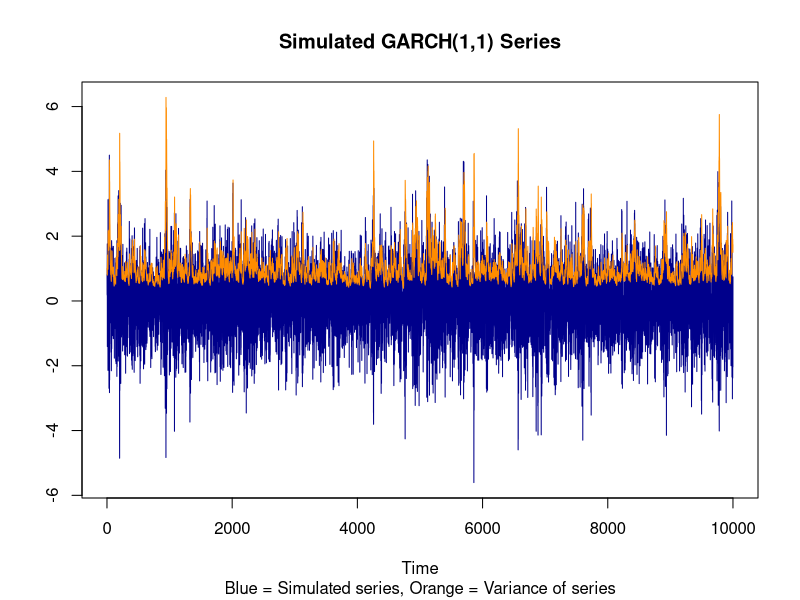
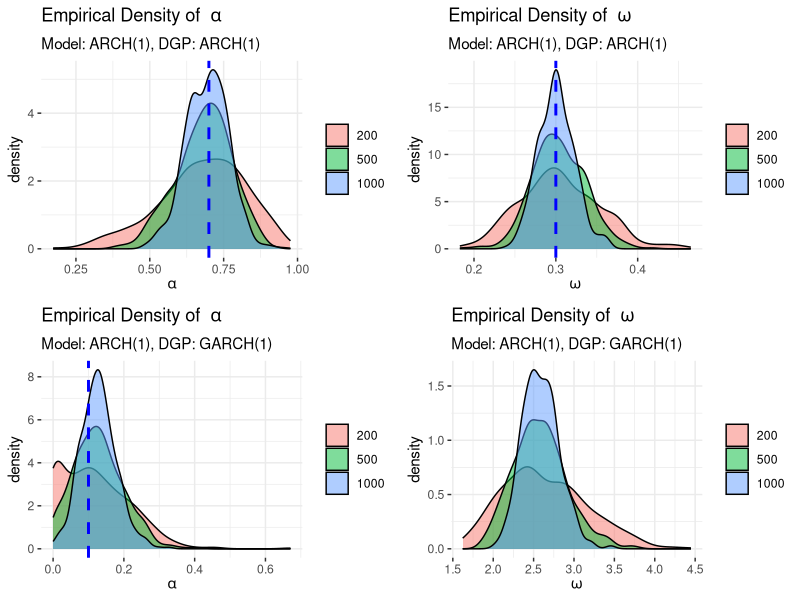

R code for these plots, in order:
## ---- chunk 1
knitr::opts_chunk$set(fig.path='{{ site.baseurl }}/assets/img/garch-process-')
knitr::opts_chunk$set(echo = TRUE)
## ---- chunk 2
SimGARCH <- function(T = 100, parms = list(omega = 0.05, alpha = 0.1, beta = 0.85), do.plot = TRUE){

  Out <- list()
  
  Out[['Parms']] = c('omega' = parms$omega, 'alpha' = parms$alpha, 'beta' = parms$beta, 'T' = T)
  
  # Initializing vectors of simulated returns and variances
  y = sigma2 = numeric(T)
  
  # Setting parameters
  omega = parms[[1]]; alpha = parms[[2]]; beta = parms[[3]]
  
  # Setting initial variance (t=1) to the unconditional value of the process
  sigma2[1]        = omega / (1.0 - alpha - beta)
  
  # Creating standard normal distributed error term of lengt T
  Out[['epsilon']] = epsilon = rnorm(T, mean = 0, sd = 1)
  
  # Generating initial y observation
  y[1]             = epsilon[1] * sqrt(sigma2[1])

  # Now we loop over the T obsevations, in this loop we start from t=2, since we have already defined the t=1 values
  for (t in 2:(T)) {
    sigma2[t] =  omega + alpha * y[t-1]^2 + beta * sigma2[t-1]
    y[t]      =  sqrt(sigma2[t]) * epsilon[t]
  }
  
  # Saving the generated series in the output list
   Out[['Series']] = y
   Out[['Variance']] = sigma2
  
  # The below code, plots the generated series.
  if (do.plot == TRUE) {
    plot(y = y, x = 1:(T), type = "l", col = "darkblue", lwd = 1,
         main = 'Simulated GARCH(1,1) Series',
         ylab = '',
         xlab = 'Time',
         sub  = 'Blue = Simulated series, Orange = Variance of series',
         ylim = c(min(y), max(sigma2)))
    lines(x = 1:(T), y = sigma2, type = "l", col = "darkorange", lwd = 1)
    
  }
  
 invisible(Out)
}

## ---- chunk 3
# First we specify our parameters
T     = 10000
omega = 0.05
alpha = 0.1
beta  = 0.85

# and then we run the function
SimGARCH(T = T, parms = list(omega = omega, alpha = alpha, beta = beta), do.plot = TRUE)
## ---- chunk 4
NLLK_ARCH <- function(param, X){
  
  # Number of observations
  T = length(X)
  
  # w = omega, a = alpha
  w = param[1]
  a = param[2]
  
  s2 = numeric(T)
  
  # set initital (t = 1) variance to it's unconditional value 
  s2[1] = w / (1 - a)
  
  
  s2[2:T] = w + a * X[1:(T-1)]^2
  LLK = sum(dnorm(x = X, mean = 0, sd = sqrt(s2), log = TRUE))
  
  
  
  # note that we return the negative log-likelihood
  return(-LLK)

  }

## ---- chunk 5
NLLK_ARCH(c(0.1, 0.2), X = rnorm(100))
## ---- chunk 6
fit_ARCH <- function(data){
  method = "L-BFGS-B"
  # set initial values of alpha and omega
  a_init = 0.8
  w_init = var(data) / (1.0 - a_init)
  
  fit <- optim(par = c(w_init, a_init), fn = NLLK_ARCH, method = method, 
               lower = c(0.00001, 0.0001), upper = c(10.0, 0.999), 
               X = data)
  
  ## Compute Average BIC
  T   = length(data)
  LLK = fit[[2]]
  
  BIC = (-2 * LLK + log(T) * length(fit$par)) / T
  
  
  
  out = list('omega' = fit[[1]][1], 'alpha' = fit[[1]][2], 'LogLikeliHood' = fit[[2]], 'BIC' = BIC)
  
  return(out)
}

## ---- chunk 7
B = 500
T = c(200, 500, 1000)

# We will put all our results in an array
Coef = array(NA, dim = c(B, length(T), 2, 2),
              dimnames = list(NULL, T, c("omega", "alpha"), c("Correct", "Misspecified")))

# Correctly Specyfied Model
for (t in T) {
  for (b in 1:B) {
    
    # Simulate ARCH Process 
    Sim = SimGARCH(T = t, parms = list(omega = 0.3 , alpha = 0.7, beta = 0), do.plot = FALSE)
    # Estimate ARCH Model
    Fit = fit_ARCH(Sim[['Series']])
    # Collect coefficients in the array
    Coef[b, paste(t), ,"Correct"] = c(Fit$omega, Fit$alpha)
    
  }
}

for (t in T) {
  for (b in 1:B) {
    
    # Simulate GARCH process (Misspecified)
    Sim = SimGARCH(T = t, parms = list(omega = 0.3, alpha = 0.1, beta = 0.8), do.plot = FALSE)
    # Estimate ARCH Model
    Fit = fit_ARCH(Sim[['Series']])
    # Collect coefficients in the array
    Coef[b, paste(t), ,"Misspecified"] = c(Fit$omega, Fit$alpha)
    
  }
}


# plotting the density
library(tidyverse)
library(ggplot2)
library(gridExtra)


# plotting omega density from the correctly specified model
long <- reshape2::melt(Coef[, , 'omega', 'Correct']) %>% transform(Var2 = as.factor(Var2))

plot_omega_C = ggplot(long, aes(x=value, group=Var2)) + 
  geom_density(aes(fill = Var2), alpha = 0.5) +
  xlim(range(long$value)) +
  geom_vline(aes(xintercept= 0.3),
            color="blue", linetype="dashed", size=1) +
  labs(title = expression('Empirical Density of ' ~omega),
       subtitle = 'Model: ARCH(1), DGP: ARCH(1)',
       x = expression(omega)) +
  theme_bw(  ) +
  theme(legend.title = element_blank(),
        legend.position = 'right',
        legend.background = element_blank(),
        panel.border = element_blank())


# plotting alpha from the correctly specified model
long <- reshape2::melt(Coef[, , 'alpha', 'Correct']) %>% transform(Var2 = as.factor(Var2))

plot_alpha_C = ggplot(long, aes(x=value, group=Var2)) + 
  geom_density(aes(fill = Var2), alpha = 0.5) +
  xlim(range(long$value)) +
  geom_vline(aes(xintercept= 0.7),
            color="blue", linetype="dashed", size=1) +
  labs(title = expression('Empirical Density of ' ~alpha),
       subtitle = 'Model: ARCH(1), DGP: ARCH(1)',
       x = expression(alpha)) +
  theme_bw(  ) +
  theme(legend.title = element_blank(),
        legend.position = 'right',
        legend.background = element_blank(),
        panel.border = element_blank())

# plotting omega density from the misspecified model
long <- reshape2::melt(Coef[, , 'omega', 'Misspecified']) %>% transform(Var2 = as.factor(Var2))

plot_omega_M = ggplot(long, aes(x=value, group=Var2)) + 
  geom_density(aes(fill = Var2), alpha = 0.5) +
  xlim(range(long$value)) +
  geom_vline(aes(xintercept= 0.3),
            color="blue", linetype="dashed", size=1) +
  labs(title = expression('Empirical Density of ' ~omega),
       subtitle = 'Model: ARCH(1), DGP: GARCH(1)',
       x = expression(omega)) +
  theme_bw(  ) +
  theme(legend.title = element_blank(),
        legend.position = 'right',
        legend.background = element_blank(),
        panel.border = element_blank())


# plotting alpha from the misspecified model
long <- reshape2::melt(Coef[, , 'alpha', 'Misspecified']) %>% transform(Var2 = as.factor(Var2))
range(Coef)
plot_alpha_M = ggplot(long, aes(x=value, group=Var2)) + 
  geom_density(aes(fill = Var2), alpha = 0.5) +
  xlim(range(long$value)) +
  geom_vline(aes(xintercept= 0.1),
            color="blue", linetype="dashed", size=1) +
  labs(title = expression('Empirical Density of ' ~alpha),
       subtitle = 'Model: ARCH(1), DGP: GARCH(1)',
       x = expression(alpha)) +
  theme_bw(  ) +
  theme(legend.title = element_blank(),
        legend.position = 'right',
        legend.background = element_blank(),
        panel.border = element_blank())
  
grid.arrange(plot_alpha_C, plot_omega_C, plot_alpha_M,  plot_omega_M)

